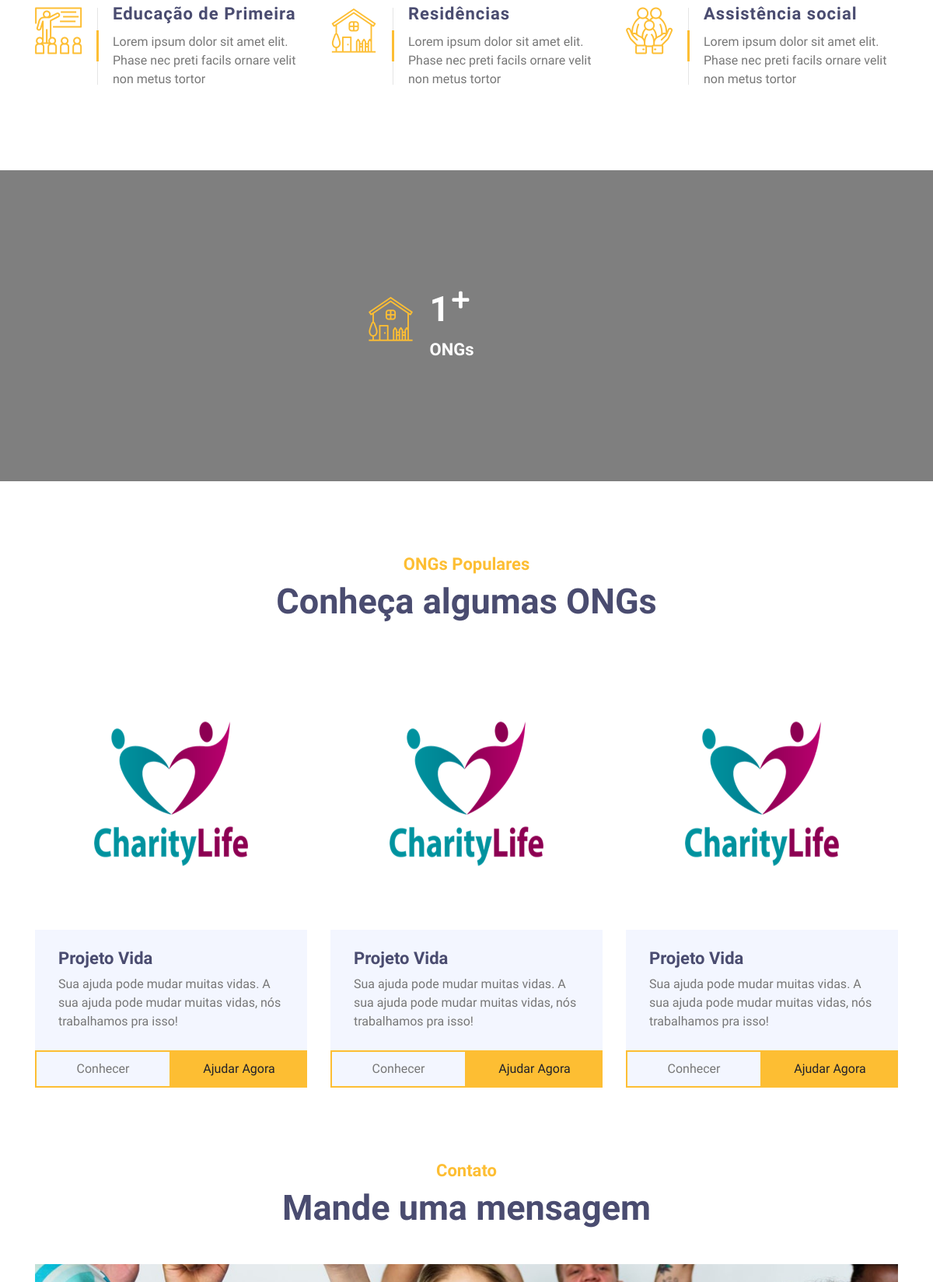
The app's page / (middle part), older data.
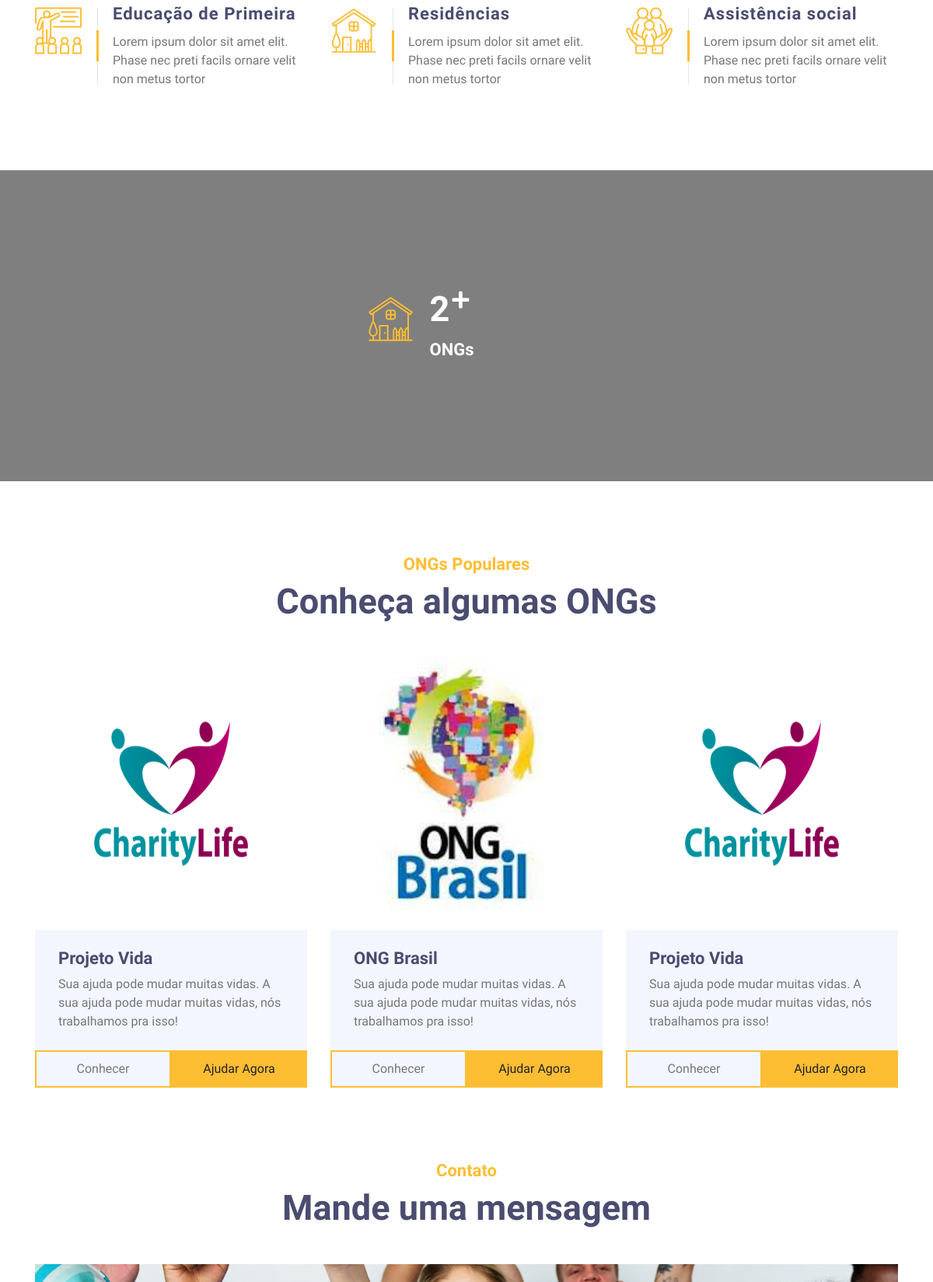
The same page, newer data.
### user/models.py (models this page shows, shortened)
class User(AbstractBaseUser):
    nome = models.CharField(max_length=255)
    email = models.EmailField(
        verbose_name='E-mail',
        max_length=255,
        unique=True,
        null=True
    )
    is_active = models.BooleanField(default=True)
    is_staff = models.BooleanField(default=False)
    is_admin = models.BooleanField(default=False)
    cnpj = models.CharField(max_length=14, null=True, blank=False, verbose_name="CNPJ")
    descricao = models.TextField(default="Sua ajuda pode mudar muitas vidas. A sua ajuda pode mudar muitas vidas, nós trabalhamos pra isso!", max_length=175)
    telefone = models.CharField(max_length=13, null=True, blank=False, verbose_name="Telefone")
    logo = models.ImageField(upload_to='fotos/', default='media/default.jpg', null=True, blank=True, verbose_name="Imagem")
    USERNAME_FIELD = 'email'
    REQUIRED_FIELDS = ['nome',]
    objects = UserManager()

### pages/views.py (the view)
# urls.py: path('', views.Index.as_view(), name='index'),
class Index(View):
    def get(self, request):
        ongs = User.objects.all()
        return render(request, 'src/index.html', {'ongs': ongs, 'ong_count': ongs.count()})

### templates/src/index.html (shortened to what the changed rows need)
{% load static %}
<!DOCTYPE html>
<html lang="en">
    <head>
        <link href="https://stackpath.bootstrapcdn.com/bootstrap/4.4.1/css/bootstrap.min.css" rel="stylesheet">
        <link href="https://cdnjs.cloudflare.com/ajax/libs/font-awesome/5.10.0/css/all.min.css" rel="stylesheet">
        <link href="{% static 'lib/flaticon/font/flaticon.css' %}" rel="stylesheet">
        <link href="{% static 'lib/animate/animate.min.css' %}" rel="stylesheet">
        <link href="{% static 'lib/owlcarousel/assets/owl.carousel.min.css' %}" rel="stylesheet">
        <link href="{% static 'css/style.css' %}" rel="stylesheet">
    </head>
    <body>
        <div class="facts" data-parallax="scroll" data-image-src="{% static 'img/facts.jpg' %}">
            <div class="container">
                <div class="row">
                    <div class="col-lg-3 col-md-6 mx-auto">
                        <div class="facts-item">
                            <div class="facts-text">
                                <h3 class="facts-plus" data-toggle="counter-up">{{ ong_count }}</h3>
                                <p>ONGs</p>
                            </div>
                        </div>
                    </div>
                </div>
            </div>
        </div>
        <div class="causes">
            <div class="container">
                <div class="section-header text-center">
                    <h2>Conheça algumas ONGs</h2>
                </div>
                <div class="owl-carousel causes-carousel">
                    {% for ong in ongs %}
                    <div class="causes-item">
                        <div class="causes-img">
                            <img src="{{ ong.logo.url }}" style="height: 350px;" alt="Image">
                        </div>
                        <div class="causes-text mt-4">
                            <h3>{{ ong.nome }}</h3>
                            <p>{{ ong.descricao }}</p>
                        </div>
                        <div class="causes-btn">
                            <a class="btn btn-custom">Conhecer</a>
                            <a target="_blank" href="https://api.whatsapp.com/send?phone={{ ong.telefone }}&text=Conheci essa ONG através do Projeto Vida, gostaria de ajudar! Como faço ?" class="btn btn-custom">Ajudar Agora</a>
                        </div>
                    </div>
                    {% endfor %}
                </div>
            </div>
        </div>
        <div class="contact" id="contact">
            <div class="container">
                <div class="section-header text-center">
                    <h2>Mande uma mensagem</h2>
                </div>
            </div>
        </div>
    </body>
</html>

Row changes from the older to the newer data that the page shows:
added User: logo (picture), nome "ONG Brasil", descricao "Sua ajuda pode mudar muitas vidas. A sua ajuda pode mudar muitas vidas, nós trabalhamos pra isso!"
Text that changed along with them:
{{ ong_count }}: "1" → "2"
